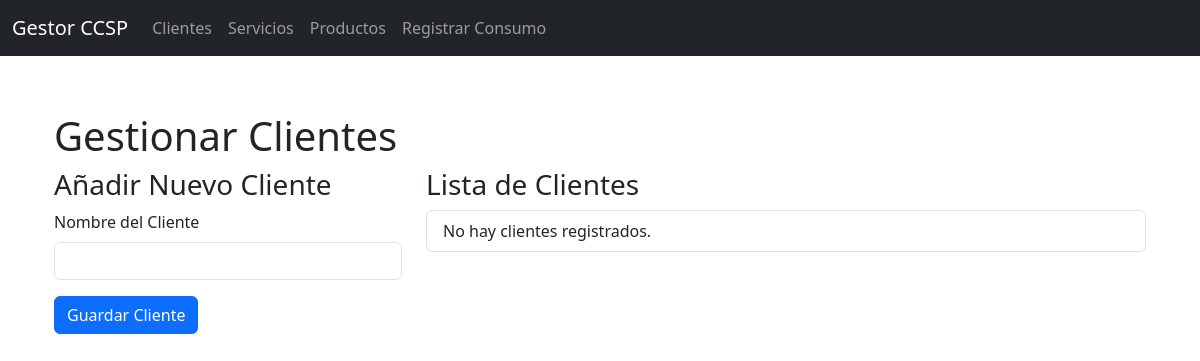
The app's page /clients, older data.
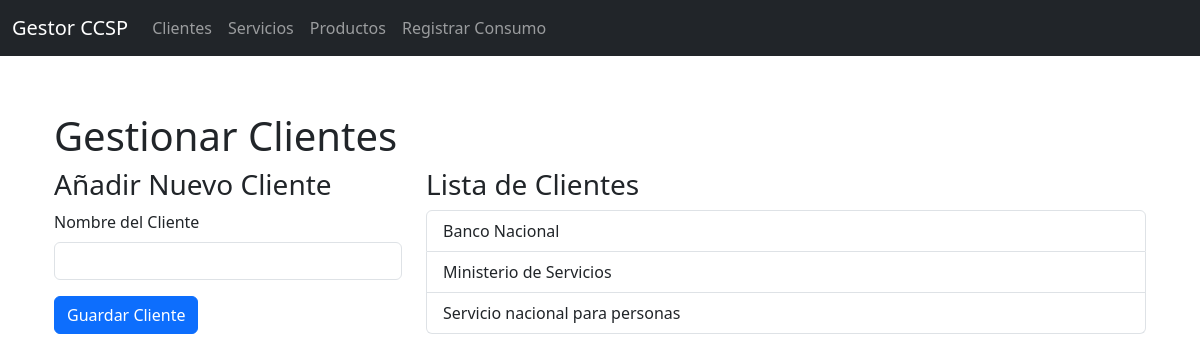
The same page, newer data.
### app.py (models this page shows, shortened)
class Client(db.Model):
    id = db.Column(db.Integer, primary_key=True)
    name = db.Column(db.String(100), nullable=False, unique=True)

### app.py (the view, shortened to what this page needs)
@app.route('/clients', methods=['GET', 'POST'])
def clients():
    all_clients = Client.query.all()
    return render_template('clients.html', clients=all_clients)

### templates/clients.html
{% extends "layout.html" %}
{% block content %}
    <h1>Gestionar Clientes</h1>
    <div class="row">
        <div class="col-md-4">
            <h3>Añadir Nuevo Cliente</h3>
            <form method="POST" action="{{ url_for('clients') }}">
                <div class="mb-3">
                    <label for="client_name" class="form-label">Nombre del Cliente</label>
                    <input type="text" class="form-control" id="client_name" name="client_name" required>
                </div>
                <button type="submit" class="btn btn-primary">Guardar Cliente</button>
            </form>
        </div>
        <div class="col-md-8">
            <h3>Lista de Clientes</h3>
            <ul class="list-group">
                {% for client in clients %}
                    <li class="list-group-item">{{ client.name }}</li>
                {% else %}
                    <li class="list-group-item">No hay clientes registrados.</li>
                {% endfor %}
            </ul>
        </div>
    </div>
{% endblock %}

### templates/layout.html (shortened to what this page needs)
<!doctype html>
<html lang="es">
<head>
    <link href="https://cdn.jsdelivr.net/npm/bootstrap@5.3.3/dist/css/bootstrap.min.css" rel="stylesheet">
</head>
<body>
<nav class="navbar navbar-expand-md navbar-dark bg-dark fixed-top">
    <div class="container-fluid">
        <a class="navbar-brand" href="{{ url_for('index') }}">Gestor CCSP</a>
        <div class="collapse navbar-collapse">
            <ul class="navbar-nav me-auto mb-2 mb-md-0">
                <li class="nav-item">
                    <a class="nav-link" href="{{ url_for('clients') }}">Clientes</a>
                </li>
                <li class="nav-item">
                    <a class="nav-link" href="{{ url_for('services') }}">Servicios</a>
                </li>
                <li class="nav-item">
                    <a class="nav-link" href="{{ url_for('products') }}">Productos</a>
                </li>
                <li class="nav-item">
                    <a class="nav-link" href="{{ url_for('consumption') }}">Registrar Consumo</a>
                </li>
            </ul>
        </div>
    </div>
</nav>
<main class="container main-container">
    {% block content %}{% endblock %}
</main>
</body>
</html>

### templates/layout.html (style rules this page uses)
body { padding-top: 5rem; }
.main-container { padding: 2rem 1.5rem; }

Row changes from the older to the newer data that the page shows:
added Client: name "Banco Nacional"
added Client: name "Ministerio de Servicios"
added Client: name "Servicio nacional para personas"
Text that changed along with them:
text no longer shown: "No hay clientes registrados."
